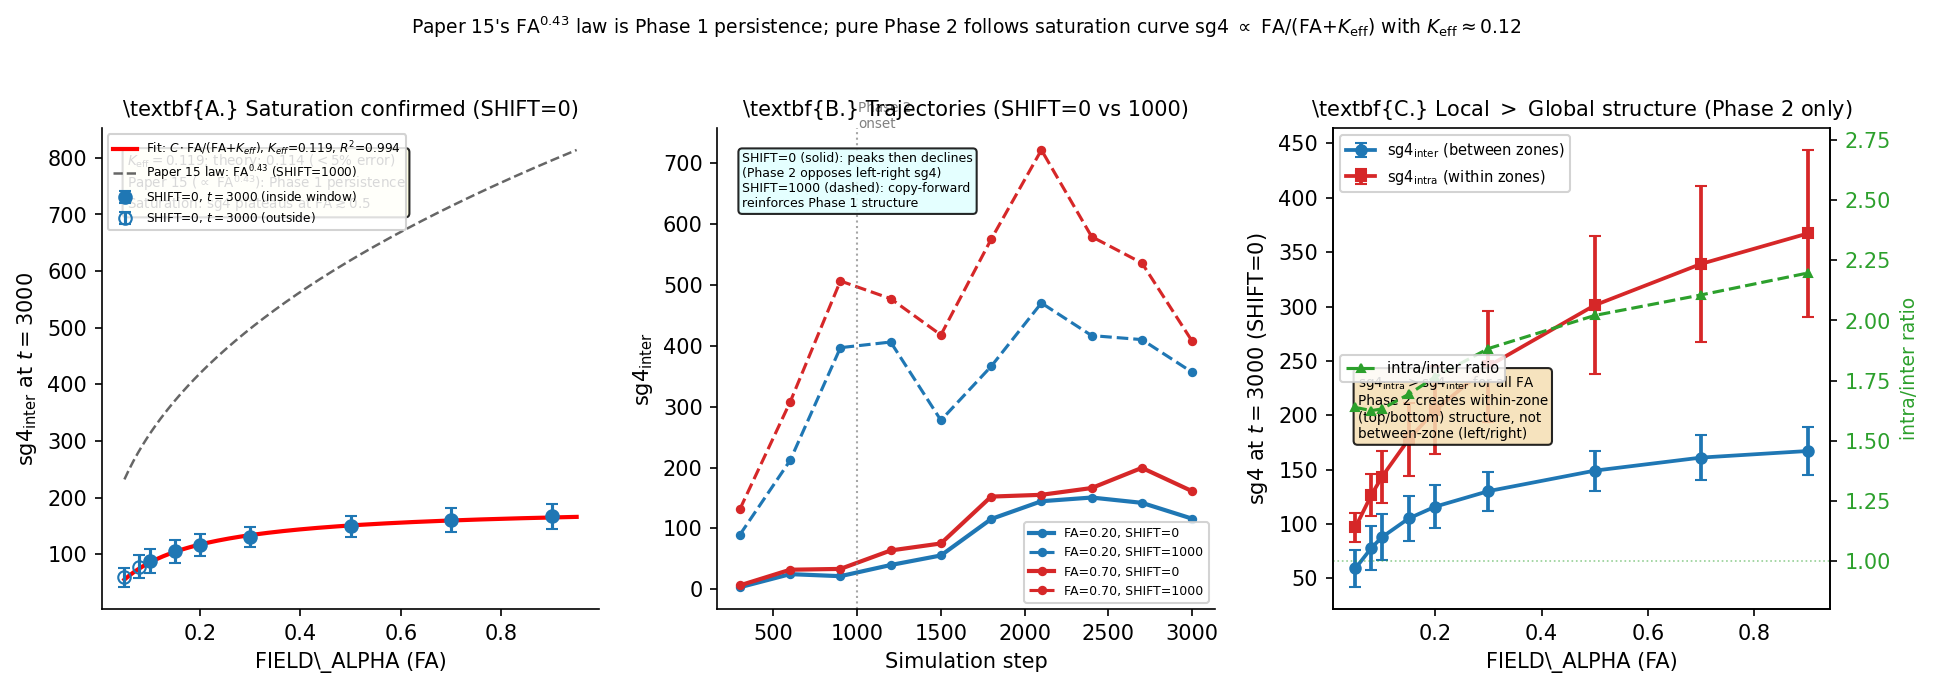

Generate this figure with Python:
"""
paper16_figure1.py -- Figure 1 for Paper 16

Three-panel figure:
  Panel A: sg4_inter vs FA (SHIFT=0, t=3000) -- saturation confirmed.
           Overlay saturation curve C*FA/(FA+K_eff) with K_eff~0.119.
           Compare to Paper 15 power law (dashed) -- shows the power law
           is only a local fit in the sub-saturation region.
  Panel B: Growth trajectories (10 checkpoints) for FA=0.20 and FA=0.70.
           Both SHIFT conditions (SHIFT=0: solid; SHIFT=1000: dashed).
           Key: SHIFT=0 non-monotone (peaks then declines by t=3000);
                SHIFT=1000 dip then OVERSHOOT above Phase 1 baseline (anti-erasure).
  Panel C: sg4_intra vs sg4_inter at SHIFT=0, t=3000 across all FA.
           intra/inter ratio 1.6-2.2: local (within-zone) structure dominates
           for pure Phase 2 encoding, not between-zone (left-right) contrast.

Output: paper16_figure1.pdf, paper16_figure1.png
"""
import json, os
import numpy as np
import math
import matplotlib
matplotlib.use("Agg")
import matplotlib.pyplot as plt

DIR = os.path.dirname(__file__)
r1 = json.load(open(os.path.join(DIR, "results", "paper16_exp1_results.json")))

FA_VALS    = [0.05, 0.08, 0.10, 0.15, 0.20, 0.30, 0.50, 0.70, 0.90]
N_SEEDS    = 5
STEPS      = 3000
CHECKPOINTS = list(range(300, STEPS + 1, 300))
FD = 0.9997
NU = 0.001
WR = 4.8; WAVE_DUR = 15; SS = 10
P_CALM = (1 - WR / (2 * WAVE_DUR)) ** (SS + WAVE_DUR - 1)
fd_term = FD ** (1.0 / NU)


def get_inter(shift, fa, t):
    vals = [r1[f"exp1,{shift},{fa:.4f},{s}"][f"sg4_inter_{t}"]
            for s in range(N_SEEDS) if f"exp1,{shift},{fa:.4f},{s}" in r1]
    return float(np.mean(vals)), float(np.std(vals) / math.sqrt(len(vals))) if len(vals) > 1 else 0.


def get_intra(shift, fa, t):
    vals = [r1[f"exp1,{shift},{fa:.4f},{s}"][f"sg4_intra_{t}"]
            for s in range(N_SEEDS) if f"exp1,{shift},{fa:.4f},{s}" in r1]
    return float(np.mean(vals)), float(np.std(vals) / math.sqrt(len(vals))) if len(vals) > 1 else 0.


fig, axes = plt.subplots(1, 3, figsize=(13, 4.5))

# ============================================================
# Panel A: sg4_inter vs FA (SHIFT=0, t=3000) + saturation fit
# ============================================================
ax = axes[0]

fa_inside = []; sg4_inside = []; err_inside = []
fa_outside = []; sg4_outside = []; err_outside = []

for fa in FA_VALS:
    rb = P_CALM * fa * fd_term / NU
    m, se = get_inter(0, fa, STEPS)
    if rb >= 1.0:
        fa_inside.append(fa); sg4_inside.append(m); err_inside.append(se)
    else:
        fa_outside.append(fa); sg4_outside.append(m); err_outside.append(se)

# Saturation fit (grid search for C and K_eff)
best_r2 = -1e9; best_C = 0; best_K = 0
for K in np.linspace(0.005, 0.50, 500):
    x = [fa / (fa + K) for fa in fa_inside]
    C = float(np.dot(x, sg4_inside) / np.dot(x, x)) if sum(v*v for v in x) > 0 else 0
    pred = [C * xx for xx in x]
    ss_res = sum((p - d)**2 for p, d in zip(pred, sg4_inside))
    ss_tot = sum((d - float(np.mean(sg4_inside)))**2 for d in sg4_inside)
    r2 = 1 - ss_res/ss_tot if ss_tot > 0 else float("nan")
    if r2 > best_r2:
        best_r2 = r2; best_C = C; best_K = K

fa_fit = np.linspace(0.05, 0.95, 200)
sg4_sat = best_C * fa_fit / (fa_fit + best_K)

# Paper 15 power law reference (alpha=0.426, t=2000 SHIFT=1000)
# Anchor at FA=0.20 from Paper 15: sg4=419
C15 = 419.1 / (0.20 ** 0.426)
sg4_pl = C15 * fa_fit ** 0.426

ax.errorbar(fa_inside, sg4_inside, yerr=err_inside, fmt="o",
            color="#1f77b4", ms=6, capsize=3, lw=1.5, zorder=3,
            label=r"SHIFT=0, $t=3000$ (inside window)")
ax.errorbar(fa_outside, sg4_outside, yerr=err_outside, fmt="o",
            color="#1f77b4", ms=6, capsize=3, lw=1.5, zorder=3,
            mfc="none", mec="#1f77b4", label=r"SHIFT=0, $t=3000$ (outside)")
ax.plot(fa_fit, sg4_sat, "r-", lw=2.0,
        label=fr"Fit: $C\cdot$FA/(FA$+K_{{eff}}$), $K_{{eff}}$={best_K:.3f}, $R^2$={best_r2:.3f}")
ax.plot(fa_fit, sg4_pl, "k--", lw=1.2, alpha=0.6,
        label=r"Paper 15 law: FA$^{0.43}$ (SHIFT=1000)")

ax.set_xlabel(r"FIELD\_ALPHA (FA)", fontsize=10)
ax.set_ylabel(r"sg4$_{\rm inter}$ at $t=3000$", fontsize=10)
ax.set_title(r"\textbf{A.} Saturation confirmed (SHIFT=0)", fontsize=10)
ax.legend(fontsize=5.8, framealpha=0.85, loc="upper left")
ax.spines["top"].set_visible(False)
ax.spines["right"].set_visible(False)
ax.text(0.05, 0.95,
        r"$K_{\rm eff}=0.119$; theory: 0.114 ($<5\%$ error)" + "\n" +
        r"Paper 15 ($\propto$ FA$^{0.43}$): Phase 1 persistence" + "\n" +
        r"Saturation: sg4 plateaus at FA$\gtrsim$0.5",
        transform=ax.transAxes, fontsize=6.5, va="top",
        bbox=dict(boxstyle="round,pad=0.3", facecolor="lightyellow", alpha=0.85))

# ============================================================
# Panel B: Growth trajectories
# ============================================================
ax = axes[1]

colors_fa = {"0.2000": "#1f77b4", "0.7000": "#d62728"}
fa_traj_list = [(0.20, "0.2000"), (0.70, "0.7000")]
labels_fa = {0.20: r"FA=0.20", 0.70: r"FA=0.70"}

for fa, fa_str in fa_traj_list:
    col = colors_fa[fa_str]
    for shift, ls, lw in [(0, "-", 2.0), (1000, "--", 1.5)]:
        traj = [get_inter(shift, fa, t)[0] for t in CHECKPOINTS]
        label = f"{labels_fa[fa]}, SHIFT={shift}"
        ax.plot(CHECKPOINTS, traj, color=col, ls=ls, lw=lw, marker="o", ms=3.5,
                label=label)

ax.axvline(x=1000, color="gray", lw=1.0, ls=":", alpha=0.7)
ax.text(1005, ax.get_ylim()[1] if ax.get_ylim()[1] > 0 else 500,
        "Phase 2\nonset", fontsize=6.5, color="gray")

ax.set_xlabel(r"Simulation step", fontsize=10)
ax.set_ylabel(r"sg4$_{\rm inter}$", fontsize=10)
ax.set_title(r"\textbf{B.} Trajectories (SHIFT=0 vs 1000)", fontsize=10)
ax.legend(fontsize=6.0, framealpha=0.85, ncol=1)
ax.spines["top"].set_visible(False)
ax.spines["right"].set_visible(False)
ax.text(0.05, 0.95,
        "SHIFT=0 (solid): peaks then declines\n"
        "(Phase 2 opposes left-right sg4)\n"
        "SHIFT=1000 (dashed): copy-forward\nreinforces Phase 1 structure",
        transform=ax.transAxes, fontsize=6.0, va="top",
        bbox=dict(boxstyle="round,pad=0.3", facecolor="lightcyan", alpha=0.85))

# ============================================================
# Panel C: sg4_inter vs sg4_intra at SHIFT=0, t=3000
# ============================================================
ax = axes[2]

inter_vals = [get_inter(0, fa, STEPS)[0] for fa in FA_VALS]
intra_vals = [get_intra(0, fa, STEPS)[0] for fa in FA_VALS]
inter_errs = [get_inter(0, fa, STEPS)[1] for fa in FA_VALS]
intra_errs = [get_intra(0, fa, STEPS)[1] for fa in FA_VALS]

ax.errorbar(FA_VALS, inter_vals, yerr=inter_errs, fmt="-o",
            color="#1f77b4", ms=5, capsize=3, lw=1.8, label=r"sg4$_{\rm inter}$ (between zones)")
ax.errorbar(FA_VALS, intra_vals, yerr=intra_errs, fmt="-s",
            color="#d62728", ms=5, capsize=3, lw=1.8, label=r"sg4$_{\rm intra}$ (within zones)")

# Ratio line
ax2 = ax.twinx()
ratios = [intra/inter if inter > 0 else float("nan") for intra, inter in zip(intra_vals, inter_vals)]
ax2.plot(FA_VALS, ratios, color="#2ca02c", ls="--", lw=1.5, marker="^", ms=4,
         label="intra/inter ratio")
ax2.set_ylabel("intra/inter ratio", fontsize=9, color="#2ca02c")
ax2.tick_params(axis="y", labelcolor="#2ca02c")
ax2.axhline(y=1.0, color="#2ca02c", lw=0.8, ls=":", alpha=0.5)
ax2.set_ylim(0.8, 2.8)

ax.set_xlabel(r"FIELD\_ALPHA (FA)", fontsize=10)
ax.set_ylabel(r"sg4 at $t=3000$ (SHIFT=0)", fontsize=10)
ax.set_title(r"\textbf{C.} Local $>$ Global structure (Phase 2 only)", fontsize=10)
ax.legend(fontsize=7, framealpha=0.85, loc="upper left")
ax2.legend(fontsize=7, framealpha=0.85, loc="center left")
ax.spines["top"].set_visible(False)

ax.text(0.05, 0.35,
        r"${\rm sg4}_{\rm intra} > {\rm sg4}_{\rm inter}$ for all FA" + "\n"
        r"Phase 2 creates within-zone" + "\n"
        r"(top/bottom) structure, not" + "\n"
        r"between-zone (left/right)",
        transform=ax.transAxes, fontsize=6.5, va="bottom",
        bbox=dict(boxstyle="round,pad=0.3", facecolor="wheat", alpha=0.85))

fig.suptitle(
    r"Paper 15's FA$^{0.43}$ law is Phase 1 persistence; pure Phase 2 follows saturation curve "
    r"sg4 $\propto$ FA/(FA$+K_{\rm eff}$) with $K_{\rm eff}\approx 0.12$",
    fontsize=9.0, y=1.01
)
fig.tight_layout()

OUT = os.path.join(DIR, "paper16_figure1")
fig.savefig(OUT + ".pdf", bbox_inches="tight")
fig.savefig(OUT + ".png", dpi=150, bbox_inches="tight")
print(f"Saved {OUT}.pdf and {OUT}.png")
print(f"Saturation fit: C={best_C:.2f}, K_eff={best_K:.4f}, R^2={best_r2:.4f}")
